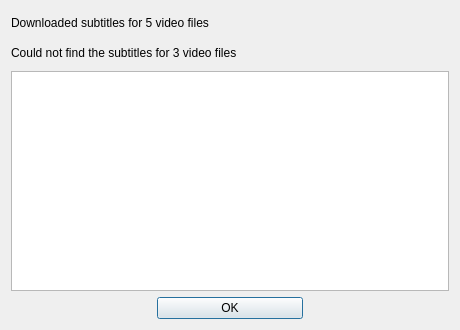
<?xml version="1.0" encoding="UTF-8"?>
<ui version="4.0">
 <class>frmSummary</class>
 <widget class="QDialog" name="frmSummary">
  <property name="windowModality">
   <enum>Qt::WindowModal</enum>
  </property>
  <property name="geometry">
   <rect>
    <x>0</x>
    <y>0</y>
    <width>460</width>
    <height>330</height>
   </rect>
  </property>
  <property name="sizePolicy">
   <sizepolicy hsizetype="Expanding" vsizetype="Preferred">
    <horstretch>0</horstretch>
    <verstretch>0</verstretch>
   </sizepolicy>
  </property>
  <property name="minimumSize">
   <size>
    <width>460</width>
    <height>330</height>
   </size>
  </property>
  <property name="windowTitle">
   <string>Subnapi - subtitles download summary</string>
  </property>
  <property name="windowIcon">
   <iconset resource="../res/resources.qrc">
    <normaloff>:/icon/subnapi.png</normaloff>:/icon/subnapi.png</iconset>
  </property>
  <layout class="QVBoxLayout" name="verticalLayout">
   <item>
    <widget class="QLabel" name="lbSuccess">
     <property name="minimumSize">
      <size>
       <width>0</width>
       <height>24</height>
      </size>
     </property>
     <property name="text">
      <string>Downloaded subtitles for 5 video files</string>
     </property>
     <property name="textFormat">
      <enum>Qt::AutoText</enum>
     </property>
    </widget>
   </item>
   <item>
    <widget class="QLabel" name="lbFail">
     <property name="minimumSize">
      <size>
       <width>0</width>
       <height>24</height>
      </size>
     </property>
     <property name="text">
      <string>Could not find the subtitles for 3 video files</string>
     </property>
    </widget>
   </item>
   <item>
    <widget class="QListWidget" name="lwSummary">
     <property name="horizontalScrollBarPolicy">
      <enum>Qt::ScrollBarAlwaysOff</enum>
     </property>
     <property name="editTriggers">
      <set>QAbstractItemView::NoEditTriggers</set>
     </property>
     <property name="showDropIndicator" stdset="0">
      <bool>false</bool>
     </property>
     <property name="selectionMode">
      <enum>QAbstractItemView::NoSelection</enum>
     </property>
    </widget>
   </item>
   <item>
    <layout class="QHBoxLayout">
     <property name="topMargin">
      <number>0</number>
     </property>
     <item>
      <spacer>
       <property name="orientation">
        <enum>Qt::Horizontal</enum>
       </property>
       <property name="sizeHint" stdset="0">
        <size>
         <width>40</width>
         <height>20</height>
        </size>
       </property>
      </spacer>
     </item>
     <item>
      <widget class="QPushButton" name="pbOK">
       <property name="sizePolicy">
        <sizepolicy hsizetype="Expanding" vsizetype="Fixed">
         <horstretch>0</horstretch>
         <verstretch>0</verstretch>
        </sizepolicy>
       </property>
       <property name="text">
        <string>OK</string>
       </property>
      </widget>
     </item>
     <item>
      <spacer>
       <property name="orientation">
        <enum>Qt::Horizontal</enum>
       </property>
       <property name="sizeHint" stdset="0">
        <size>
         <width>40</width>
         <height>20</height>
        </size>
       </property>
      </spacer>
     </item>
    </layout>
   </item>
  </layout>
 </widget>
 <resources>
  <include location="../res/resources.qrc"/>
 </resources>
 <connections>
  <connection>
   <sender>pbOK</sender>
   <signal>clicked()</signal>
   <receiver>frmSummary</receiver>
   <slot>accept()</slot>
   <hints>
    <hint type="sourcelabel">
     <x>348</x>
     <y>308</y>
    </hint>
    <hint type="destinationlabel">
     <x>348</x>
     <y>164</y>
    </hint>
   </hints>
  </connection>
 </connections>
</ui>
